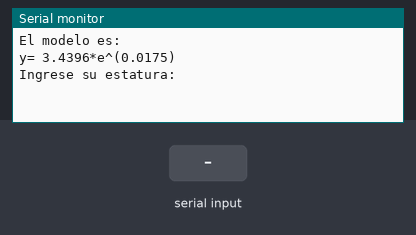
Bench run of a sketch on a simulated Arduino Uno, built with avr-gcc and run on an emulated ATmega328P. On the bench: the last lines printed to the serial monitor. The inputs (shaded band) are chosen by the test bench.

Above: at 1.2 s.
1.3 s: "90,45\n" received over Serial
At 3.4 s:
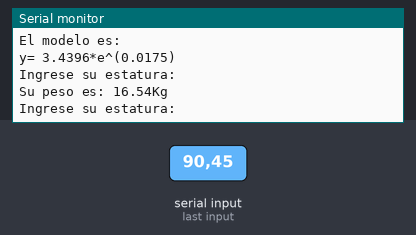
3.8 s: "30,150\n" received over Serial
At 5.3 s:
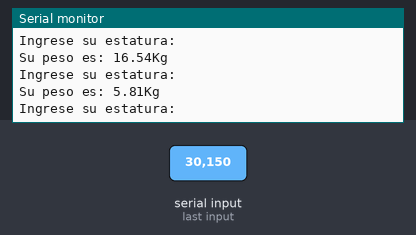

Measured:
- after the input at 1.3 s, the serial monitor: prints a new line after 1.0 s (image 1)
- after the input at 3.8 s, the serial monitor: prints a new line after 1.0 s (image 2)

The sketch:

Deber11.ino
```cpp
/*
 *        UNIVERSIDAD TECNICA DEL NORTE
 *                FICA - CITEL
 *            SISTEMAS EMBEBIDOS
 *                  DEBER 11
 *            CHRISTIAN VILLEGAS
 *
 */
// matriz de datos
int matriz[14][2]={
  {170,67},
  {180,80},
  {170,65},
  {178,75},
  {160,55},
  {163,60},
  {165,63},
  {170,70},
  {164,62},
  {176,77},
  {164,60},
  {170,76},
  {170,56},
  {168,60},
};

int col=0; //moverse en columnas
int fil=0; //moverse en filas
int Ex=0; //sumatoria x
float ln=0; // sumatoria del logaritmo de x
float mul=0; // multiplicacion entre Ex y ln
long int Ex2=0; //sumatoria x^2
long int Ex_2=0; //sumatoria Ex^2
int n= 14; //tama;o de muestras
float Bo; //coeficiente del exponente
float m; //pendiente
String dato; //recibir estatura
int estatura; //convertir dato
float w; // coeficiente de la base
float peso;
float m1; //aux

void setup() {
  Serial.begin(9600);
  //creacion del modelo
  for(;fil<n;fil++){
    Ex=Ex+matriz[fil][0];
    ln=ln+log(matriz[fil][1]);
    mul=mul+(matriz[fil][0]*log(matriz[fil][1]));
    Ex2=Ex2+pow(matriz[fil][0],2);
  }
  Ex_2=pow(Ex,2);
  Bo=(float(n*mul)-float(Ex*ln))/(float(n*Ex2-Ex_2));
  m1=(ln/n)-(Bo*(Ex/n));
  w=exp(m1);
  Serial.println("El modelo es: ");
  Serial.println(String("y= ")+String(w,4)+String("*")+String("e^(")+String(Bo,4)+String(")"));
  Serial.println("Ingrese su estatura: ");
}

void loop() {
  if(Serial.available()>0){
    dato=Serial.readString();
    estatura=dato.toInt();
    peso=w*exp(estatura*Bo);
    Serial.println("");
    Serial.println(String("Su peso es: ")+String(peso)+String("Kg"));
    Serial.println("Ingrese su estatura: ");
  }
}
```
